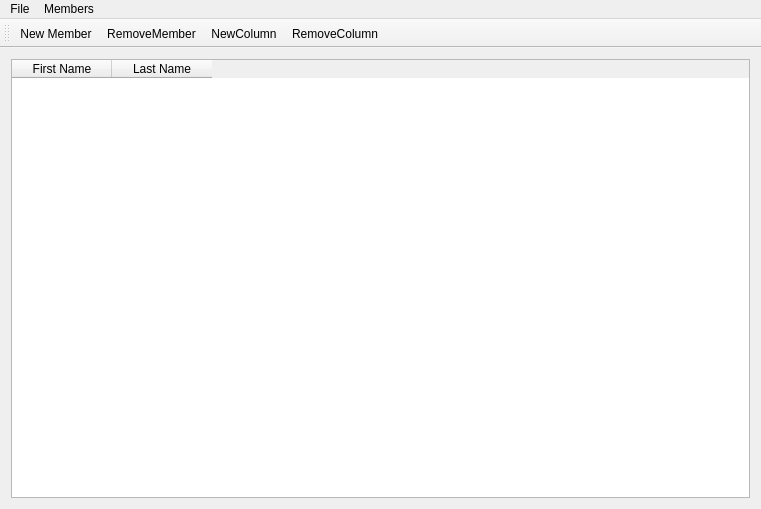
<?xml version="1.0" encoding="UTF-8"?>
<ui version="4.0">
 <class>InfoManiac</class>
 <widget class="QMainWindow" name="InfoManiac">
  <property name="geometry">
   <rect>
    <x>0</x>
    <y>0</y>
    <width>761</width>
    <height>509</height>
   </rect>
  </property>
  <property name="windowTitle">
   <string>InfoManiac</string>
  </property>
  <widget class="QWidget" name="centralWidget">
   <layout class="QGridLayout" name="gridLayout">
    <property name="spacing">
     <number>6</number>
    </property>
    <item row="0" column="0">
     <widget class="QTableWidget" name="mainTable">
      <property name="sortingEnabled">
       <bool>true</bool>
      </property>
      <attribute name="horizontalHeaderShowSortIndicator" stdset="0">
       <bool>false</bool>
      </attribute>
      <column>
       <property name="text">
        <string>First Name</string>
       </property>
      </column>
      <column>
       <property name="text">
        <string>Last Name</string>
       </property>
      </column>
     </widget>
    </item>
   </layout>
  </widget>
  <widget class="QMenuBar" name="menuBar">
   <property name="geometry">
    <rect>
     <x>0</x>
     <y>0</y>
     <width>761</width>
     <height>21</height>
    </rect>
   </property>
   <widget class="QMenu" name="menuFile">
    <property name="title">
     <string>File</string>
    </property>
    <addaction name="actionQuit"/>
   </widget>
   <widget class="QMenu" name="menuMembers">
    <property name="title">
     <string>Members</string>
    </property>
    <addaction name="actionNewMember"/>
    <addaction name="actionRemoveMember"/>
   </widget>
   <addaction name="menuFile"/>
   <addaction name="menuMembers"/>
  </widget>
  <widget class="QToolBar" name="toolBar">
   <property name="windowTitle">
    <string>toolBar</string>
   </property>
   <attribute name="toolBarArea">
    <enum>TopToolBarArea</enum>
   </attribute>
   <attribute name="toolBarBreak">
    <bool>false</bool>
   </attribute>
   <addaction name="actionNewMember"/>
   <addaction name="actionRemoveMember"/>
   <addaction name="actionNewColumn"/>
   <addaction name="actionRemoveColumn"/>
  </widget>
  <action name="actionNewMember">
   <property name="text">
    <string>New Member</string>
   </property>
   <property name="shortcut">
    <string>Ctrl+N</string>
   </property>
  </action>
  <action name="actionQuit">
   <property name="text">
    <string>Quit</string>
   </property>
   <property name="shortcut">
    <string>Ctrl+Q</string>
   </property>
  </action>
  <action name="actionRemoveMember">
   <property name="text">
    <string>RemoveMember</string>
   </property>
   <property name="shortcut">
    <string>Del</string>
   </property>
  </action>
  <action name="actionNewColumn">
   <property name="text">
    <string>NewColumn</string>
   </property>
  </action>
  <action name="actionRemoveColumn">
   <property name="text">
    <string>RemoveColumn</string>
   </property>
  </action>
 </widget>
 <layoutdefault spacing="6" margin="11"/>
 <resources/>
 <connections>
  <connection>
   <sender>actionQuit</sender>
   <signal>triggered()</signal>
   <receiver>InfoManiac</receiver>
   <slot>close()</slot>
   <hints>
    <hint type="sourcelabel">
     <x>-1</x>
     <y>-1</y>
    </hint>
    <hint type="destinationlabel">
     <x>380</x>
     <y>254</y>
    </hint>
   </hints>
  </connection>
 </connections>
</ui>
